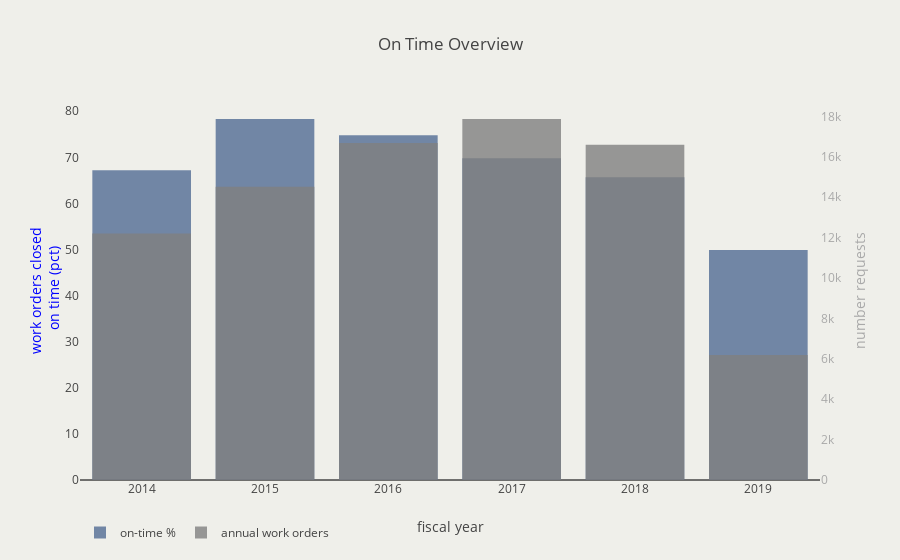

Notebook code cell kept with this figure:
### Markdown cell above
# <font color=orange>keeper</font>

### Code cell
# bar charts of pct closed on time vs volume

y1_trace = go.Bar(
    x = [year for year in kpi_values_dict.keys()],
    y = [value for value in kpi_values_dict.values()],
    name = 'on-time %',
    marker = dict(color = '#3c5a89'),
    opacity = .7
                    )

y2_trace = go.Bar(
    x = [year for year in work_order_volume.keys()],
    y = [value for value in work_order_volume.values()],
    name = 'annual work orders',
    marker = {'color': 'grey'},
    opacity = .8,
    yaxis = 'y2')


layout = go.Layout(
    hovermode = 'closest',
    legend = {'orientation': 'h'},
    title = 'On Time Overview',
    xaxis = {'title': 'fiscal year'},
    yaxis = dict(title = 'work orders closed<br> on time (pct)',
                showgrid = False,
                titlefont = dict(color='blue')),
    
    yaxis2=dict(title='number requests',
                    showgrid = False,
                    titlefont=dict(color='darkgrey'),
                    tickfont=dict(color='darkgrey'),
                    overlaying='y',
                    side='right'),
    plot_bgcolor = '#efefea',
    paper_bgcolor = '#efefea'
                    )
fig ={'data':[y1_trace, y2_trace], 'layout': layout}
pyo.iplot(fig)

### Figure 1 — Plotly figure (JSON) as saved in the notebook; plotly's stock layout.template omitted (floating-point values rounded to 4 significant figures)
{"data": [{"marker": {"color": "#3c5a89"}, "name": "on-time %", "opacity": 0.7, "type": "bar", "uid": "97f0bd78-6a43-40c9-b828-0957104a1ee2", "x": [2014, 2015, 2016, 2017, 2018, 2019], "y": [67.17, 78.31, 74.76, 69.79, 65.68, 49.89]}, {"marker": {"color": "grey"}, "name": "annual work orders", "opacity": 0.8, "type": "bar", "uid": "464dd662-0143-4978-9ddb-48bef31b598d", "x": [2014, 2015, 2016, 2017, 2018, 2019], "y": [12209, 14522, 16679, 17873, 16593, 6186], "yaxis": "y2"}], "layout": {"hovermode": "closest", "legend": {"orientation": "h"}, "paper_bgcolor": "#efefea", "plot_bgcolor": "#efefea", "title": "On Time Overview", "xaxis": {"title": "fiscal year"}, "yaxis": {"showgrid": false, "title": "work orders closed<br> on time (pct)", "titlefont": {"color": "blue"}}, "yaxis2": {"overlaying": "y", "showgrid": false, "side": "right", "tickfont": {"color": "darkgrey"}, "title": "number requests", "titlefont": {"color": "darkgrey"}}}}
